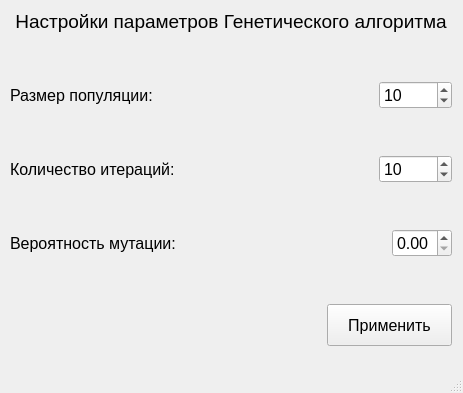
<?xml version="1.0" encoding="UTF-8"?>
<ui version="4.0">
 <class>Settings</class>
 <widget class="QMainWindow" name="Settings">
  <property name="geometry">
   <rect>
    <x>0</x>
    <y>0</y>
    <width>463</width>
    <height>393</height>
   </rect>
  </property>
  <property name="windowTitle">
   <string>MainWindow</string>
  </property>
  <widget class="QWidget" name="centralwidget">
   <widget class="QWidget" name="">
    <property name="geometry">
     <rect>
      <x>10</x>
      <y>10</y>
      <width>442</width>
      <height>336</height>
     </rect>
    </property>
    <layout class="QVBoxLayout" name="verticalLayout_2">
     <item>
      <widget class="QLabel" name="label_3">
       <property name="font">
        <font>
         <pointsize>14</pointsize>
        </font>
       </property>
       <property name="text">
        <string>Настройки параметров Генетического алгоритма</string>
       </property>
       <property name="alignment">
        <set>Qt::AlignCenter</set>
       </property>
      </widget>
     </item>
     <item>
      <spacer name="verticalSpacer_3">
       <property name="orientation">
        <enum>Qt::Vertical</enum>
       </property>
       <property name="sizeHint" stdset="0">
        <size>
         <width>440</width>
         <height>19</height>
        </size>
       </property>
      </spacer>
     </item>
     <item>
      <layout class="QVBoxLayout" name="verticalLayout">
       <item>
        <layout class="QHBoxLayout" name="horizontalLayout">
         <item>
          <widget class="QLabel" name="label">
           <property name="font">
            <font>
             <pointsize>12</pointsize>
            </font>
           </property>
           <property name="text">
            <string>Размер популяции:</string>
           </property>
          </widget>
         </item>
         <item>
          <spacer name="horizontalSpacer">
           <property name="orientation">
            <enum>Qt::Horizontal</enum>
           </property>
           <property name="sizeHint" stdset="0">
            <size>
             <width>40</width>
             <height>20</height>
            </size>
           </property>
          </spacer>
         </item>
         <item>
          <widget class="QSpinBox" name="spinBox">
           <property name="font">
            <font>
             <pointsize>12</pointsize>
            </font>
           </property>
           <property name="maximum">
            <number>10000</number>
           </property>
           <property name="value">
            <number>10</number>
           </property>
          </widget>
         </item>
        </layout>
       </item>
       <item>
        <spacer name="verticalSpacer">
         <property name="orientation">
          <enum>Qt::Vertical</enum>
         </property>
         <property name="sizeHint" stdset="0">
          <size>
           <width>20</width>
           <height>40</height>
          </size>
         </property>
        </spacer>
       </item>
       <item>
        <layout class="QHBoxLayout" name="horizontalLayout_2">
         <item>
          <widget class="QLabel" name="label_2">
           <property name="font">
            <font>
             <pointsize>12</pointsize>
            </font>
           </property>
           <property name="text">
            <string>Количество итераций:</string>
           </property>
          </widget>
         </item>
         <item>
          <spacer name="horizontalSpacer_2">
           <property name="orientation">
            <enum>Qt::Horizontal</enum>
           </property>
           <property name="sizeHint" stdset="0">
            <size>
             <width>40</width>
             <height>20</height>
            </size>
           </property>
          </spacer>
         </item>
         <item>
          <widget class="QSpinBox" name="spinBox_2">
           <property name="font">
            <font>
             <pointsize>12</pointsize>
            </font>
           </property>
           <property name="maximum">
            <number>10000</number>
           </property>
           <property name="value">
            <number>10</number>
           </property>
          </widget>
         </item>
        </layout>
       </item>
       <item>
        <spacer name="verticalSpacer_2">
         <property name="orientation">
          <enum>Qt::Vertical</enum>
         </property>
         <property name="sizeType">
          <enum>QSizePolicy::Expanding</enum>
         </property>
         <property name="sizeHint" stdset="0">
          <size>
           <width>20</width>
           <height>40</height>
          </size>
         </property>
        </spacer>
       </item>
       <item>
        <layout class="QHBoxLayout" name="horizontalLayout_4">
         <item>
          <widget class="QLabel" name="label_4">
           <property name="font">
            <font>
             <pointsize>12</pointsize>
            </font>
           </property>
           <property name="text">
            <string>Вероятность мутации:</string>
           </property>
          </widget>
         </item>
         <item>
          <spacer name="horizontalSpacer_4">
           <property name="orientation">
            <enum>Qt::Horizontal</enum>
           </property>
           <property name="sizeHint" stdset="0">
            <size>
             <width>40</width>
             <height>20</height>
            </size>
           </property>
          </spacer>
         </item>
         <item>
          <widget class="QDoubleSpinBox" name="doubleSpinBox">
           <property name="font">
            <font>
             <pointsize>12</pointsize>
            </font>
           </property>
           <property name="maximum">
            <double>1.000000000000000</double>
           </property>
          </widget>
         </item>
        </layout>
       </item>
      </layout>
     </item>
     <item>
      <spacer name="verticalSpacer_4">
       <property name="orientation">
        <enum>Qt::Vertical</enum>
       </property>
       <property name="sizeHint" stdset="0">
        <size>
         <width>20</width>
         <height>40</height>
        </size>
       </property>
      </spacer>
     </item>
     <item>
      <layout class="QHBoxLayout" name="horizontalLayout_3">
       <item>
        <spacer name="horizontalSpacer_3">
         <property name="orientation">
          <enum>Qt::Horizontal</enum>
         </property>
         <property name="sizeType">
          <enum>QSizePolicy::Expanding</enum>
         </property>
         <property name="sizeHint" stdset="0">
          <size>
           <width>40</width>
           <height>20</height>
          </size>
         </property>
        </spacer>
       </item>
       <item>
        <widget class="QPushButton" name="pushButton">
         <property name="sizePolicy">
          <sizepolicy hsizetype="Fixed" vsizetype="Expanding">
           <horstretch>0</horstretch>
           <verstretch>0</verstretch>
          </sizepolicy>
         </property>
         <property name="minimumSize">
          <size>
           <width>125</width>
           <height>30</height>
          </size>
         </property>
         <property name="font">
          <font>
           <pointsize>12</pointsize>
          </font>
         </property>
         <property name="text">
          <string>Применить</string>
         </property>
        </widget>
       </item>
      </layout>
     </item>
    </layout>
   </widget>
  </widget>
  <widget class="QMenuBar" name="menubar">
   <property name="geometry">
    <rect>
     <x>0</x>
     <y>0</y>
     <width>463</width>
     <height>20</height>
    </rect>
   </property>
  </widget>
  <widget class="QStatusBar" name="statusbar"/>
 </widget>
 <resources/>
 <connections/>
</ui>
